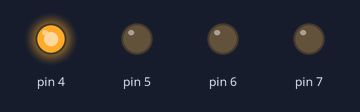
This sketch was run on a simulated Arduino Uno, built with avr-gcc and run on an emulated ATmega328P. Parts: output pins drawn as LEDs (lit = HIGH).

Above: at 0.5 s.
At 3.5 s:
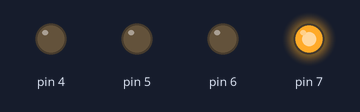
At 4.5 s:
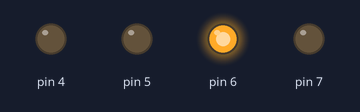
At 8.5 s:
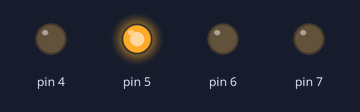
Timing chart, 0 to 9.1 s (numbered marks = the images above):
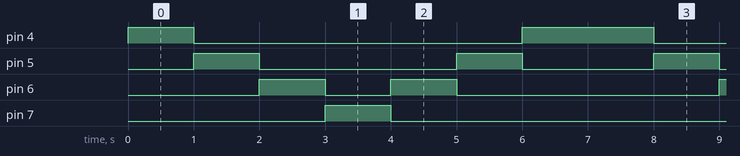

The sketch:

sheet1_Q2.ino
```cpp
int waitTime = 1000;
void setup() {
  // put your setup code here, to run once:
  pinMode(4 , OUTPUT);
  pinMode(5 , OUTPUT);
  pinMode(6 , OUTPUT);
  pinMode(7 , OUTPUT);
}

void loop() {
  // put your main code here, to run repeatedly:
  for(int i = 4 ; i<=7 ; i++)
  {
    digitalWrite(i , HIGH);
    delay(waitTime);
    digitalWrite(i , LOW);
  }
    for(int i = 6 ; i>=4 ; i--)
  {
    digitalWrite(i , HIGH);
    delay(waitTime);
    digitalWrite(i , LOW);
  }
}
```

Measured:
- by itself, pin 4: repeats every 7.0 s: LOW 5.0 s, HIGH 2.0 s
- by itself, pin 5: repeats every 7.0 s: LOW 3.0 s, HIGH 1.0 s, LOW 2.0 s, HIGH 1.0 s
- by itself, pin 6: repeats every 7.0 s: LOW 1.0 s, HIGH 1.0 s, LOW 4.0 s, HIGH 1.0 s
- by itself, pin 7: alternates HIGH for 1.0 s and LOW for 6.0 s
